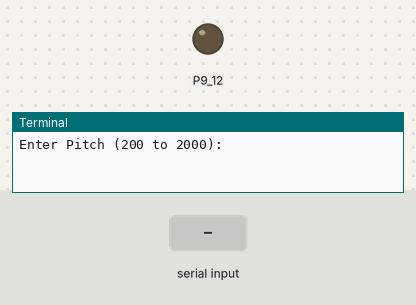
This program was run on a simulated BeagleBone Black. On the bench: output pins drawn as LEDs (lit = HIGH), the last lines printed to the terminal. Dashed ring = blinking. The inputs (shaded band) are chosen by the test bench.

Above: at 1.2 s.
1.3 s: "5" typed at the terminal
2.8 s: "90" typed at the terminal
At 3.05 s:
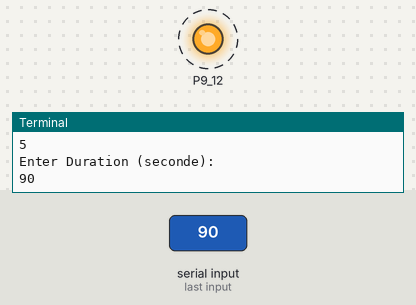
Timing chart, 0 to 11.8 s (numbered marks = the images above; inputs shaded):
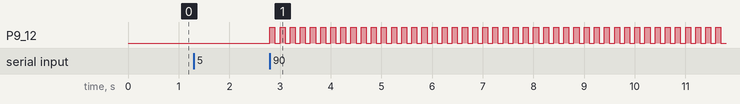

The program:

buzzer.py
```python
# (licence header left out)
import Adafruit_BBIO.GPIO as GPIO
import time

GPIO.setup("P9_12", GPIO.OUT)

def buzz(pitch, duration) :
    period = 1.0 / pitch
    half_period = period / 2
    cycles = int(duration * pitch)
    for i in xrange(cycles) :
        GPIO.output("P9_12", GPIO.HIGH)
        time.sleep(half_period)
        GPIO.output("P9_12", GPIO.LOW)
        time.sleep(half_period)

try:
    while True :
        pitch_s = raw_input("Enter Pitch (200 to 2000): ")
        duration_s = raw_input("Enter Duration (seconde): ")
        buzz(float(pitch_s), float(duration_s))

except KeyboardInterrupt:
    print "Exception: KeyboardInterrupt"

finally:
    GPIO.cleanup()
```

Measured:
- after the input at 2.8 s, P9_12: alternates HIGH for 0.10 s and LOW for 0.10 s, starting at once
